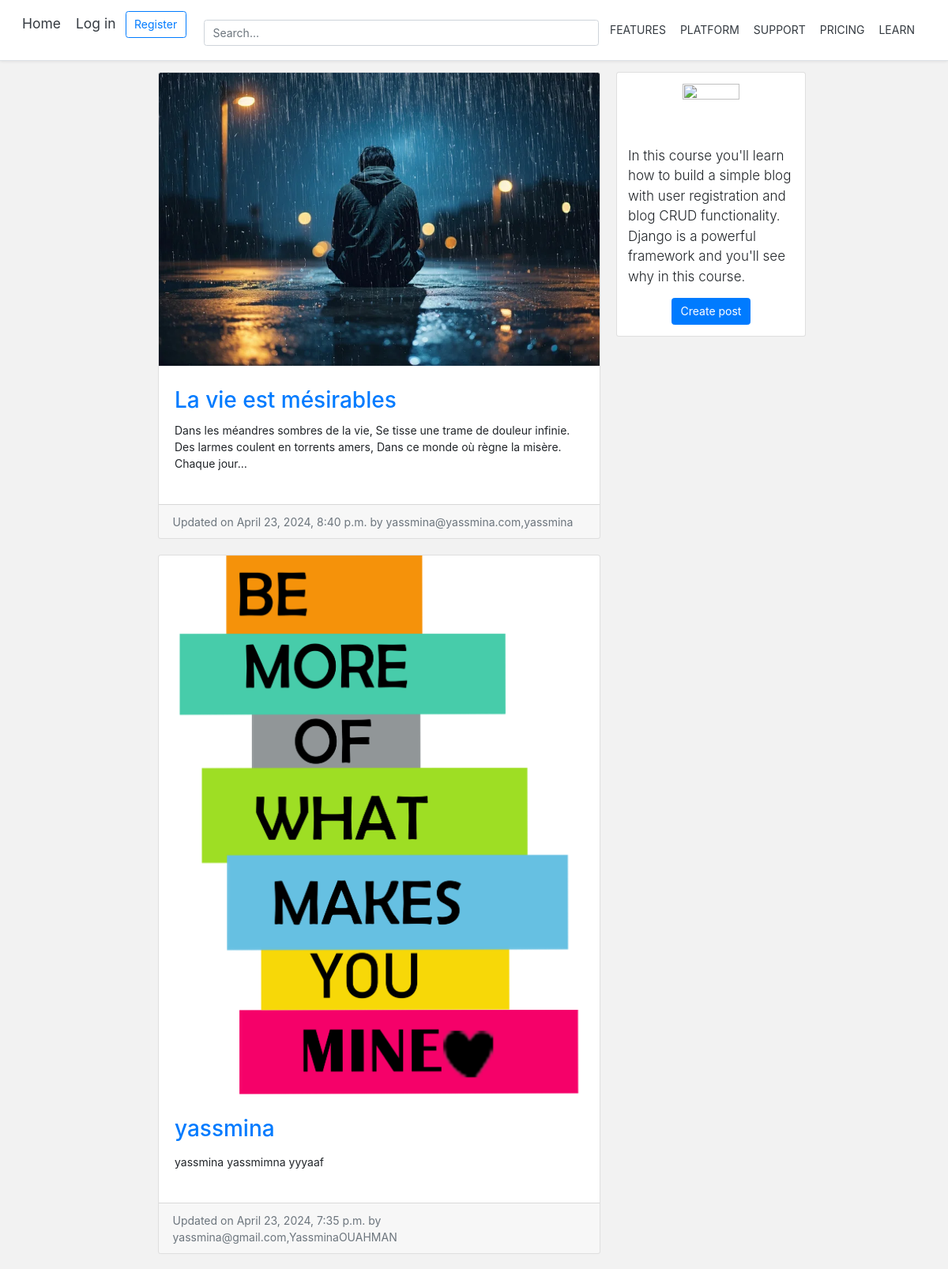
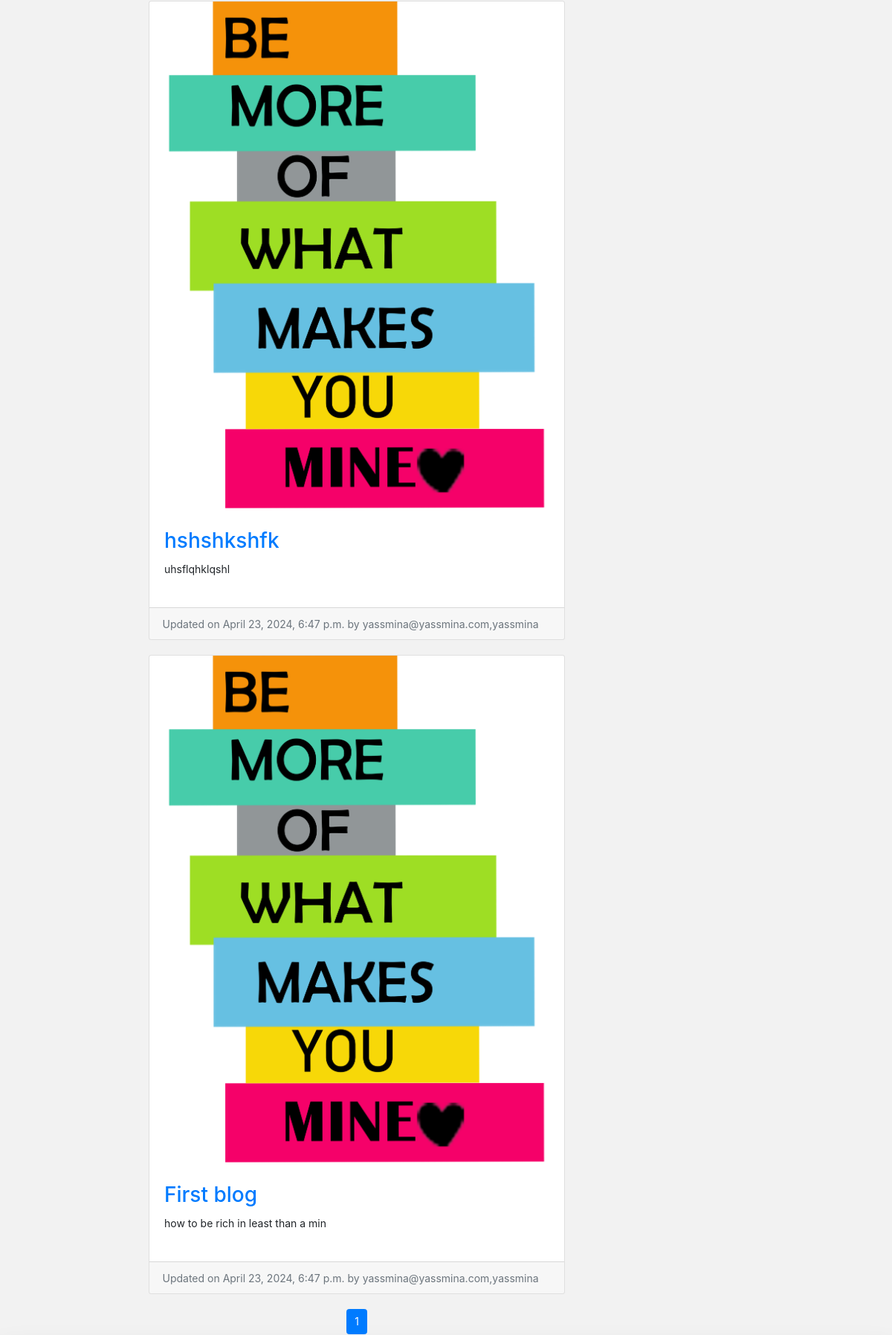
The page / (upper part) on the database its author committed (2 pictures, top to bottom).
### blog/models.py (models this page shows, shortened)
class BlogPost(models.Model):
    title           =models.CharField(max_length=50, null=False,blank=False)
    body            =models.TextField(max_length=5000, null=False,blank=False)
    image           =models.ImageField(upload_to=upload_location, null=False,blank=False)
    date_published  =models.DateTimeField(auto_now=True, verbose_name="date published")
    date_updated    =models.DateTimeField(auto_now=True, verbose_name="date updated")
    author          = models.ForeignKey(settings.AUTH_USER_MODEL, on_delete=models.CASCADE)
    slug            = models.SlugField(blank= True, unique=True)

### account/models.py (models this page shows, shortened)
class Account(AbstractBaseUser):
    email            =models.EmailField(verbose_name="email", max_length=60, unique=True)
    username         =models.CharField(max_length=30, unique=True)
    date_joined      =models.DateTimeField(verbose_name='date joined', auto_now_add=True)
    last_login       =models.DateTimeField(verbose_name='last login', auto_now=True)
    is_admin         =models.BooleanField(default=False)
    is_active        = models.BooleanField(default=True)
    is_staff         = models.BooleanField(default=False)
    is_superuser     =  models.BooleanField(default=False)
    USERNAME_FIELD = 'email'
    REQUIRED_FIELDS = ['username',]
    objects = MyaccountManager()
    def __str__(self):
        return self.email + "," + self.username

### personal/views.py (the view)
# urls.py: path('',  home_screen_view, name='home'),
def home_screen_view(request, *args, **kwargs):
	context = {}
	query = ""
	if request.GET:
		query = request.GET.get('q', '')
		context['query'] = str(query)
	blog_posts = sorted(get_blog_queryset(query), key=attrgetter('date_updated'), reverse=True)
	page = request.GET.get('page', 1)
	blog_posts_paginator = Paginator(blog_posts, BLOG_POSTS_PER_PAGE)
	try:
		blog_posts = blog_posts_paginator.page(page)
	except PageNotAnInteger:
		blog_posts = blog_posts_paginator.page(BLOG_POSTS_PER_PAGE)
	except EmptyPage:
		blog_posts = blog_posts_paginator.page(blog_posts_paginator.num_pages)
	context['blog_posts'] = blog_posts
	return render(request, "personal/home.html", context)

### blog/views.py (called while the page is built)
def get_blog_queryset(query=None):
	queryset = []
	queries = query.split(" ") # python install 2019 = [python, install, 2019]
	for q in queries:
		posts = BlogPost.objects.filter(
				Q(title__icontains=q) |
				Q(body__icontains=q)
			).distinct()
		for post in posts:
			queryset.append(post)
	return list(set(queryset))

### personal/templates/personal/home.html (shortened to what this page needs)
{% extends 'base.html' %}
{% load static %}
{% block content %}
<div class="container">
	<div class="row">
		<div class="left-column col-lg-7 offset-lg-1">
			{% if blog_posts %}
				{% for post in blog_posts %}
					<div class="blog-post-container">
						{% include 'blog/snippets/blog_post_snippet.html' with blog_post=post %}
					</div>
				{% endfor %}
			{% else %}
				<div class="blog-post-container">
					{% include 'blog/snippets/blog_post_snippet.html' with query=query %}
				</div>
			{% endif %}
		{% include 'blog/snippets/blog_post_pagination.html' with blog_posts=blog_posts %}
		</div>
		<div class="right-column col-lg-3 d-lg-flex d-none flex-column">
			<div class="card create-post-bar d-flex flex-column p-3">
				<img class="img-fluid d-block m-auto pb-2" src="{% static 'codingwithmitch_logo.png' %}" width="72" height="72">
				<p class="lead">In this course you'll learn how to build a simple blog with user registration and blog CRUD functionality. Django is a powerful
  					framework and you'll see why in this course.</p>
				<p class="m-auto"><a class="btn btn-primary" href="{% url 'blog:create' %}">Create post</a></p>
			</div>
		</div>
	</div>
</div>
{% endblock content %}

### blog/templates/blog/snippets/blog_post_snippet.html (shortened to what this page needs)
{% if blog_post %}
<div class="container">
	<div class="row">
		<div class="card m-auto">
			<a href="{% url 'blog:detail' post.slug %}">
				<img class="card-img-top" src="{{blog_post.image.url}}">
			</a>
			<div class="card-body mt-2 mb-2">
				<a href="{% url 'blog:detail' post.slug %}">
					<h2 class="card-title">{{blog_post.title}}</h2>
				</a>
				<p class="card-text">{{blog_post.body|safe|truncatechars:180}}</p>
			</div>
			<div class="card-footer text-muted">
			  Updated on {{blog_post.date_updated}} by {{blog_post.author}}
			</div>
		</div>
	</div>
</div>
{% endif %}

### templates/snippets/header.html (style rules this page uses)
@media (min-width: 768px) { html { font-size: 14px; } }
.container { max-width: 960px; }

### templates/snippets/base_css.html (style rules this page uses)
body { background-color:#f2f2f2; }

### personal/templates/personal/home.html (style rules this page uses)
@media (min-width: 768px) { .right-column { margin-left: 20px; } }
.blog-post-container { margin-bottom: 20px; width: 100%; }
.create-post-bar { background-color: #fff; margin-bottom:20px; }
.left-column { padding:0px; }
.right-column { padding:0px; }
.lead { font-size: 17px; }

### blog/templates/blog/snippets/blog_post_snippet.html (style rules this page uses)
.card { max-width: 700px; width: 100%; }
.card-body { padding: 20px; }

### rows shown on the page
BlogPost: image (picture), title "La vie est mésirables", body "Dans les méandres sombres de la vie, Se tisse une trame de douleur infinie. Des larmes coulent en torrents amers, Dans ce monde où règne la misère. Chaque jour…", date_updated "April 23, 2024, 8:40 p.m.", author "yassmina@yassmina.com,yassmina"
BlogPost: image (picture), title "yassmina", body "yassmina yassmimna yyyaaf", date_updated "April 23, 2024, 7:35 p.m.", author "yassmina@gmail.com,YassminaOUAHMAN"
BlogPost: image (picture), title "hshshkshfk", body "uhsflqhklqshl", date_updated "April 23, 2024, 6:47 p.m.", author "yassmina@yassmina.com,yassmina"
BlogPost: image (picture), title "First blog", body "how to be rich in least than a min", date_updated "April 23, 2024, 6:47 p.m.", author "yassmina@yassmina.com,yassmina"

### other values the page prints
{{ i }} "1"
